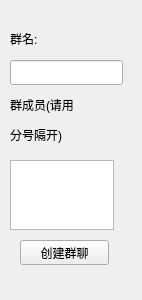
<?xml version="1.0" encoding="UTF-8"?>
<ui version="4.0">
 <class>new_group</class>
 <widget class="QWidget" name="new_group">
  <property name="geometry">
   <rect>
    <x>0</x>
    <y>0</y>
    <width>142</width>
    <height>300</height>
   </rect>
  </property>
  <property name="windowTitle">
   <string>Form</string>
  </property>
  <widget class="QPushButton" name="creat_group_butt">
   <property name="geometry">
    <rect>
     <x>20</x>
     <y>240</y>
     <width>89</width>
     <height>25</height>
    </rect>
   </property>
   <property name="text">
    <string>创建群聊</string>
   </property>
  </widget>
  <widget class="QTextEdit" name="group_member_list">
   <property name="geometry">
    <rect>
     <x>10</x>
     <y>160</y>
     <width>104</width>
     <height>70</height>
    </rect>
   </property>
  </widget>
  <widget class="QLineEdit" name="new_group_name">
   <property name="geometry">
    <rect>
     <x>10</x>
     <y>60</y>
     <width>113</width>
     <height>25</height>
    </rect>
   </property>
  </widget>
  <widget class="QLabel" name="label">
   <property name="geometry">
    <rect>
     <x>10</x>
     <y>30</y>
     <width>67</width>
     <height>17</height>
    </rect>
   </property>
   <property name="text">
    <string>群名:</string>
   </property>
  </widget>
  <widget class="QLabel" name="label_2">
   <property name="geometry">
    <rect>
     <x>10</x>
     <y>90</y>
     <width>111</width>
     <height>61</height>
    </rect>
   </property>
   <property name="text">
    <string>&lt;html&gt;&lt;head/&gt;&lt;body&gt;&lt;p&gt;群成员(请用&lt;/p&gt;&lt;p&gt;分号隔开)&lt;/p&gt;&lt;/body&gt;&lt;/html&gt;</string>
   </property>
  </widget>
 </widget>
 <resources/>
 <connections/>
</ui>
